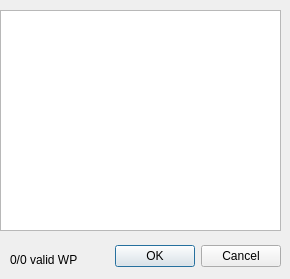
<ui version="4.0" >
 <class>POI_input_ui</class>
 <widget class="QDialog" name="POI_input_ui" >
  <property name="geometry" >
   <rect>
    <x>0</x>
    <y>0</y>
    <width>290</width>
    <height>279</height>
   </rect>
  </property>
  <property name="windowTitle" >
   <string>Liste de POI - LAT,LON@WPH</string>
  </property>
  <widget class="QDialogButtonBox" name="buttonBox" >
   <property name="geometry" >
    <rect>
     <x>0</x>
     <y>240</y>
     <width>281</width>
     <height>32</height>
    </rect>
   </property>
   <property name="orientation" >
    <enum>Qt::Horizontal</enum>
   </property>
   <property name="standardButtons" >
    <set>QDialogButtonBox::Cancel|QDialogButtonBox::NoButton|QDialogButtonBox::Ok</set>
   </property>
  </widget>
  <widget class="QLabel" name="nbValid" >
   <property name="geometry" >
    <rect>
     <x>10</x>
     <y>250</y>
     <width>101</width>
     <height>20</height>
    </rect>
   </property>
   <property name="text" >
    <string>0/0 valid WP</string>
   </property>
  </widget>
  <widget class="QTextEdit" name="POI_list" >
   <property name="geometry" >
    <rect>
     <x>0</x>
     <y>10</y>
     <width>281</width>
     <height>221</height>
    </rect>
   </property>
  </widget>
 </widget>
 <resources/>
 <connections>
  <connection>
   <sender>buttonBox</sender>
   <signal>accepted()</signal>
   <receiver>POI_input_ui</receiver>
   <slot>accept()</slot>
   <hints>
    <hint type="sourcelabel" >
     <x>248</x>
     <y>254</y>
    </hint>
    <hint type="destinationlabel" >
     <x>157</x>
     <y>274</y>
    </hint>
   </hints>
  </connection>
  <connection>
   <sender>buttonBox</sender>
   <signal>rejected()</signal>
   <receiver>POI_input_ui</receiver>
   <slot>reject()</slot>
   <hints>
    <hint type="sourcelabel" >
     <x>280</x>
     <y>260</y>
    </hint>
    <hint type="destinationlabel" >
     <x>187</x>
     <y>274</y>
    </hint>
   </hints>
  </connection>
 </connections>
</ui>
